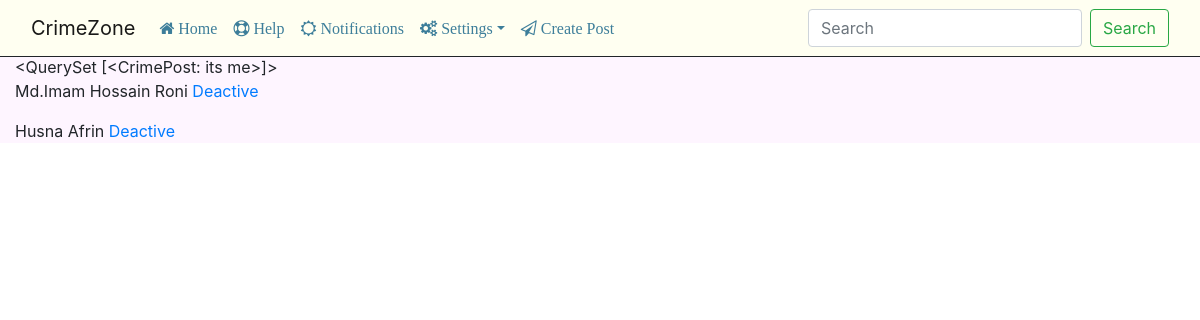
Before: /action-posts/ with the older database file.
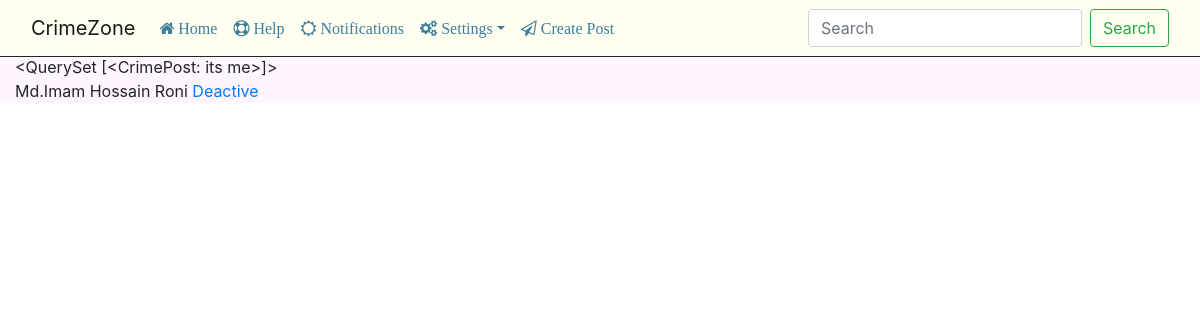
After: the same page with the newer database file.
### crimezone_app/models.py (models this page shows, shortened)
class UserProfile(models.Model):
    user = models.OneToOneField(User, on_delete=models.CASCADE)
    role = models.IntegerField(choices=ROLE_CHOICES, null=True)
    followers = models.ManyToManyField('UserProfile',
                                       related_name='followers_profile',
                                       blank=True)
    following = models.ManyToManyField('UserProfile',
                                       related_query_name='following_profile',
                                       blank=True)
    profile_pic = models.ImageField(upload_to='profile_image', null=True, blank=True)
    joining_time = models.DateTimeField(auto_now_add=True, auto_now=False)
    @property
    def name(self):
        try:
            return "{0} {1}".format(self.user.first_name, self.user.last_name)
        except Exception:
            return self.user.username

### crimezone_app/views.py (the view)
# urls.py: path('action-posts/', views.action_post_view, name="post-view"),
def action_post_view(request):
    comment = Comment.objects
    context = {
        'posts': CrimePost.objects.annotate(
            comment_count=Count('comment'), like_count=Count('like')
        ).filter(Q(comment_count__gt=4) | Q(like_count__gt=4)),
        'common_users': UserProfile.objects.filter(role=1)
    }
    return render(request, 'test.html', context)

### crimezone_app/models.py (called while the page is built)
    def __str__(self):
        return self.title

### templates/test.html
{% extends 'base.html' %}
{% block content %}
    {{ posts }}
    <div>
        {% for user  in common_users %}
            <p>
                {{ user.name }}
                <a href="#"
                   data-user="{{ user.pk }}" class="deactive-btn">
                    {% if user.user.is_active %}
                    Deactive
                    {% else %}
                    Active
                    {% endif %}
                </a>
            </p>
        {% endfor %}
    </div>
{% endblock %}

Changed rows visible on the page:
no longer on this page (row edited): UserProfile: name "Husna Afrin", shows "Deactive"
